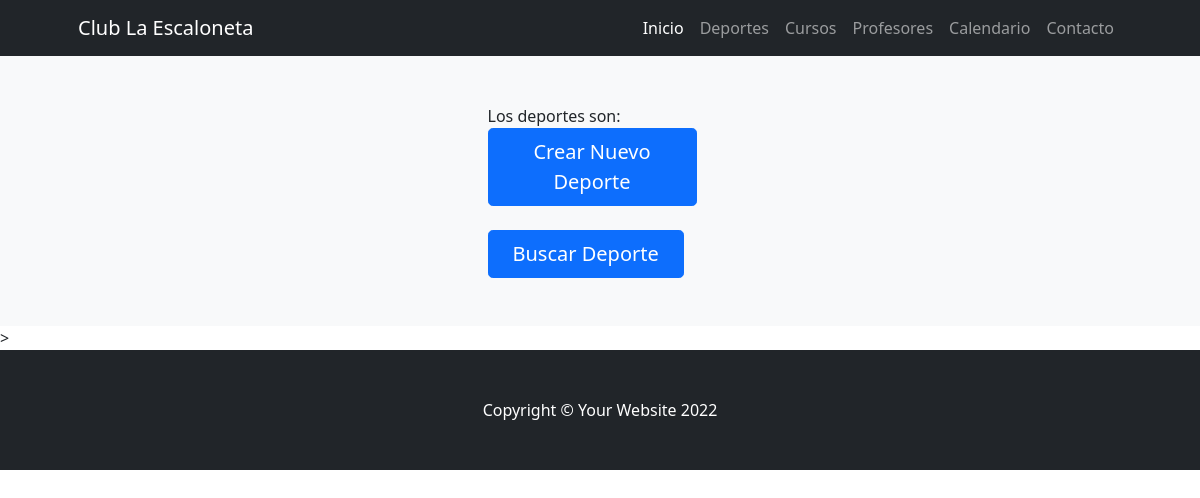
/ClubAPP/deportes/, run on an earlier commit of the app's database.
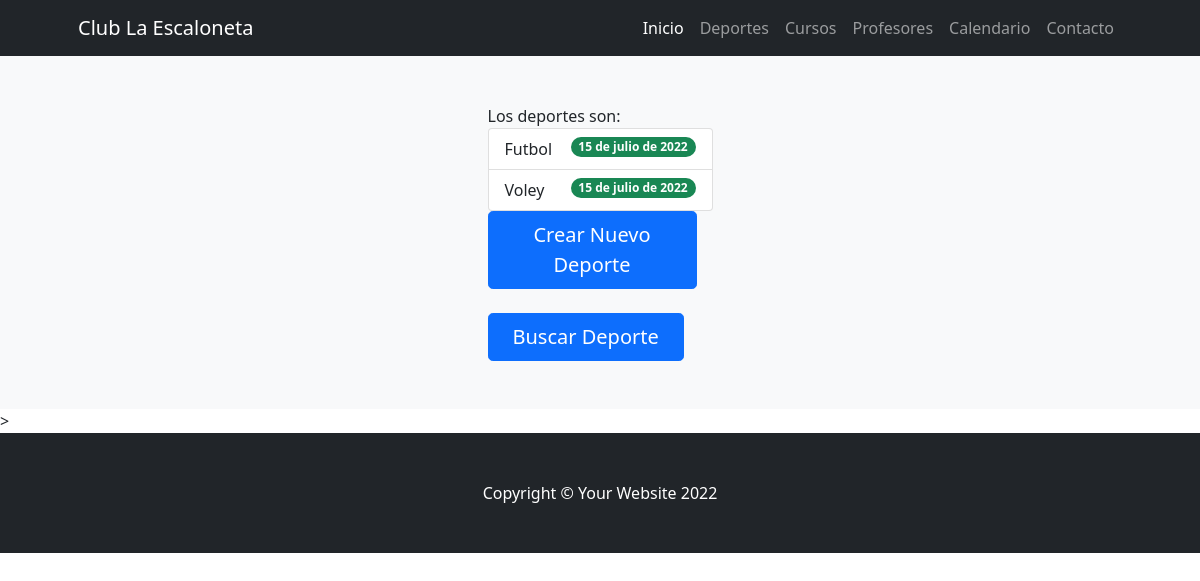
And on a later commit of the database.
### ClubAPP/models.py (models this page shows)
class Deporte(models.Model):
    nombre = models.CharField(max_length=30)
    fecha = models.DateField(max_length=30)

### ClubAPP/views.py (the view)
# urls.py: path('deportes/', deportes, name="Deportes"),
def deportes(request):
    deportes = Deporte.objects.all()
    return render(request,"deporte.html",{"deportes":deportes})

### ClubAPP/template/deporte.html (shortened to what this page needs)
{% extends 'base.html' %}
{% load static %}
{% block contenidoPagina %}
<section class="bg-light py-5">
    <div class="container px-5">
        <div class="row gx-5 justify-content-center">
            <div class="col-lg-3">
                Los deportes son:
                <ul class="list-group">
                    {% for deporte in deportes %}
                        <li class="list-group-item d-flex justify-content-between align-items-start">
                            {{deporte.nombre}}
                            <span class="badge bg-success rounded-pill">{{deporte.fecha}}</span>
                        </li>
                    {% endfor %}
                </ul>
                <a class="btn btn-primary btn-lg px-4 me-sm-3" href="{% url 'Nuevo_deporte' %}">Crear Nuevo Deporte</a>
                <br>
                <br>
                <a class="btn btn-primary btn-lg px-4 me-sm-3" href="{% url 'Busqueda_deporte' %}">Buscar Deporte</a>
            </div>
        </div>
    </div>
</section>>
{% endblock %}

What changed in the data, as far as the page shows it:
added Deporte: nombre "Futbol", fecha "15 de julio de 2022"
added Deporte: nombre "Voley", fecha "15 de julio de 2022"
